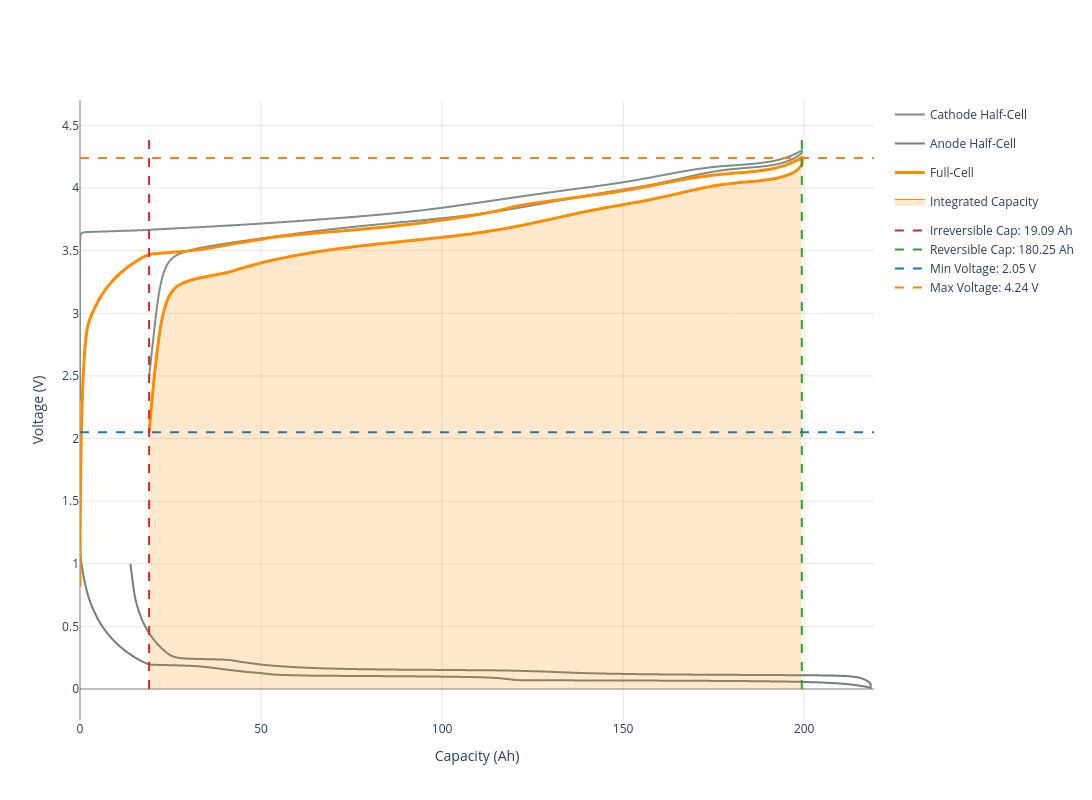

Notebook code cell kept with this figure:
### Code cell
cell.get_capacity_plot(width=1300, height=800).show()

### Figure 1 — Plotly figure (JSON) as saved in the notebook; plotly's stock layout.template omitted (floating-point values rounded to 4 significant figures; data arrays with more than 128 entries replaced by an {"elided": "..."} marker saying what was removed)
{"data": [{"customdata": {"elided": "5847 float values"}, "hovertemplate": "<b>Cathode</b><br>Capacity: %{x:.2f} mAh/cm²<br>Voltage: %{y:.3f} V<br>Direction: %{customdata}<extra></extra>", "line": {"color": "#7f8e86", "shape": "spline", "width": 2}, "mode": "lines", "name": "Cathode Half-Cell", "type": "scatter", "x": {"elided": "5847 float values"}, "y": {"elided": "5847 float values"}}, {"customdata": {"elided": "8341 float values"}, "hovertemplate": "<b>Anode</b><br>Capacity: %{x:.2f} mAh/cm²<br>Voltage: %{y:.3f} V<br>Direction: %{customdata}<extra></extra>", "line": {"color": "#6f7f80", "shape": "spline", "width": 2}, "mode": "lines", "name": "Anode Half-Cell", "type": "scatter", "x": {"elided": "8341 float values"}, "y": {"elided": "8341 float values"}}, {"customdata": {"elided": "201 float values"}, "hovertemplate": "<b>Full-Cell</b><br>Capacity: %{x:.2f} mAh/cm²<br>Voltage: %{y:.3f} V<br>Direction: %{customdata}<extra></extra>", "line": {"color": "#ff8c00", "shape": "spline", "width": 3}, "mode": "lines", "name": "Full-Cell", "type": "scatter", "x": {"elided": "201 float values"}, "y": {"elided": "201 float values"}}, {"fill": "tozeroy", "fillcolor": "rgba(255, 140, 0, 0.2)", "line": {"color": "#ff8c00", "width": 1}, "mode": "lines", "name": "Integrated Capacity", "type": "scatter", "x": [199.3, 197.5, 195.7, 193.9, 192.1, 190.2, 188.4, 186.6, 184.8, 183.0, 181.1, 179.3, 177.5, 175.7, 173.9, 172.0, 170.2, 168.4, 166.6, 164.8, 162.9, 161.1, 159.3, 157.5, 155.7, 153.8, 152.0, 150.2, 148.4, 146.5, 144.7, 142.9, 141.1, 139.3, 137.4, 135.6, 133.8, 132.0, 130.2, 128.3, 126.5, 124.7, 122.9, 121.1, 119.2, 117.4, 115.6, 113.8, 112.0, 110.1, 108.3, 106.5, 104.7, 102.8, 101.0, 99.21, 97.39, 95.57, 93.74, 91.92, 90.1, 88.28, 86.46, 84.64, 82.82, 81.0, 79.18, 77.36, 75.54, 73.72, 71.9, 70.08, 68.25, 66.43, 64.61, 62.79, 60.97, 59.15, 57.33, 55.51, 53.69, 51.87, 50.05, 48.23, 46.41, 44.58, 42.76, 40.94, 39.12, 37.3, 35.48, 33.66, 31.84, 30.02, 28.2, 26.38, 24.56, 22.74, 20.91, 19.09], "y": [4.19, 4.132, 4.107, 4.09, 4.077, 4.068, 4.061, 4.055, 4.051, 4.046, 4.041, 4.035, 4.029, 4.021, 4.011, 4.001, 3.989, 3.978, 3.965, 3.953, 3.941, 3.929, 3.918, 3.907, 3.897, 3.887, 3.878, 3.869, 3.859, 3.85, 3.841, 3.83, 3.82, 3.81, 3.799, 3.787, 3.776, 3.764, 3.752, 3.74, 3.729, 3.718, 3.707, 3.696, 3.686, 3.676, 3.667, 3.659, 3.651, 3.643, 3.636, 3.629, 3.623, 3.616, 3.61, 3.604, 3.599, 3.593, 3.587, 3.582, 3.577, 3.572, 3.566, 3.56, 3.555, 3.549, 3.543, 3.538, 3.531, 3.524, 3.518, 3.51, 3.503, 3.495, 3.487, 3.478, 3.469, 3.459, 3.449, 3.439, 3.427, 3.416, 3.403, 3.388, 3.374, 3.36, 3.343, 3.328, 3.317, 3.307, 3.296, 3.286, 3.273, 3.258, 3.238, 3.205, 3.133, 2.966, 2.596, 2.053]}, {"legendgroup": "guides", "line": {"color": "#d62728", "dash": "dash", "width": 2}, "mode": "lines", "name": "Irreversible Cap: 19.09 Ah", "showlegend": true, "type": "scatter", "x": [19.09, 19.09], "y": [0, 4.456]}, {"legendgroup": "guides", "line": {"color": "#2ca02c", "dash": "dash", "width": 2}, "mode": "lines", "name": "Reversible Cap: 180.25 Ah", "showlegend": true, "type": "scatter", "x": [199.3, 199.3], "y": [0, 4.456]}, {"legendgroup": "guides", "line": {"color": "#1f77b4", "dash": "dash", "width": 2}, "mode": "lines", "name": "Min Voltage: 2.05 V", "showlegend": true, "type": "scatter", "x": [0, 219.3], "y": [2.05, 2.05]}, {"legendgroup": "guides", "line": {"color": "#ff7f0e", "dash": "dash", "width": 2}, "mode": "lines", "name": "Max Voltage: 4.24 V", "showlegend": true, "type": "scatter", "x": [0, 219.3], "y": [4.24, 4.24]}], "layout": {"height": 800, "hovermode": "closest", "paper_bgcolor": "white", "plot_bgcolor": "white", "width": 1300, "xaxis": {"gridcolor": "rgba(128, 128, 128, 0.2)", "gridwidth": 1, "showgrid": true, "title": {"text": "Capacity (Ah)"}, "zeroline": true, "zerolinecolor": "rgba(0, 0, 0, 0.5)", "zerolinewidth": 1}, "yaxis": {"gridcolor": "rgba(128, 128, 128, 0.2)", "gridwidth": 1, "showgrid": true, "title": {"text": "Voltage (V)"}, "zeroline": true, "zerolinecolor": "rgba(0, 0, 0, 0.5)", "zerolinewidth": 1}}}
